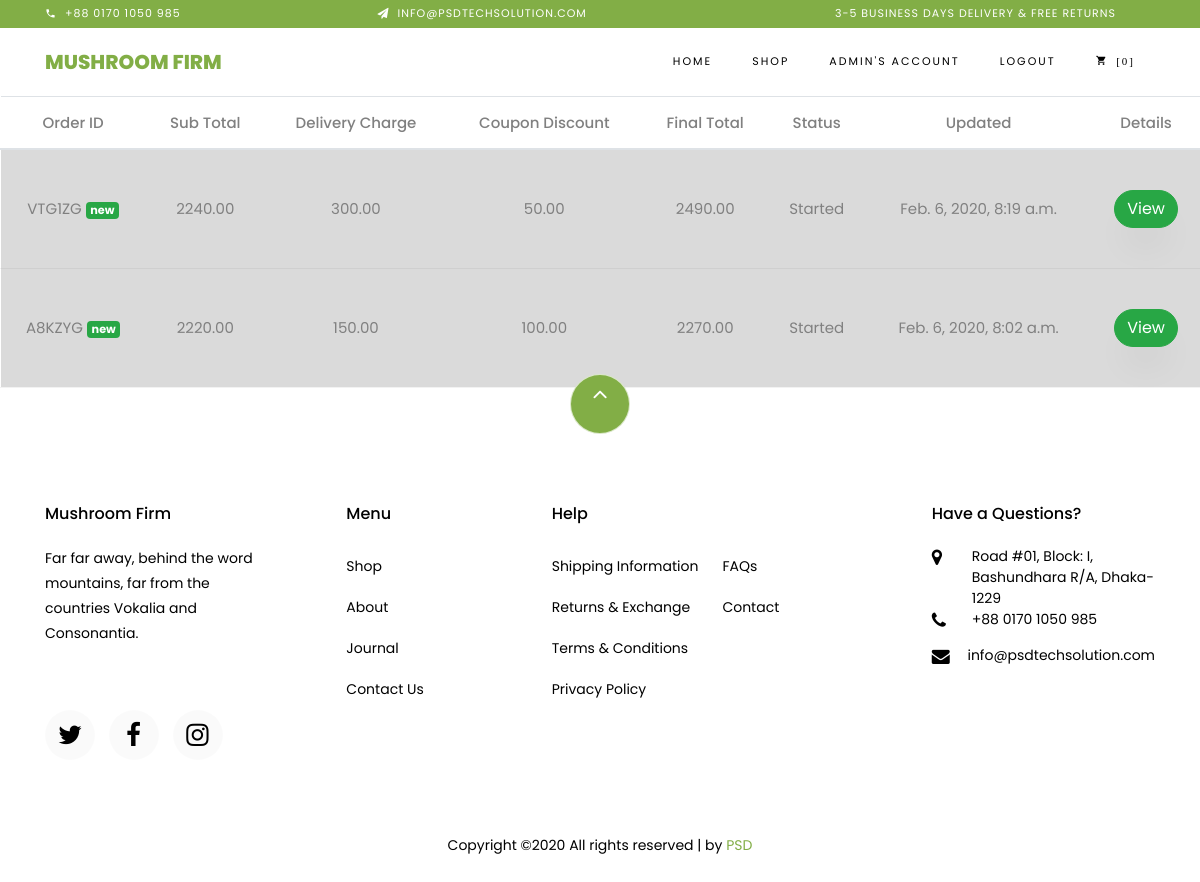
Before: /adminorder/ (signed in) with the older database file.
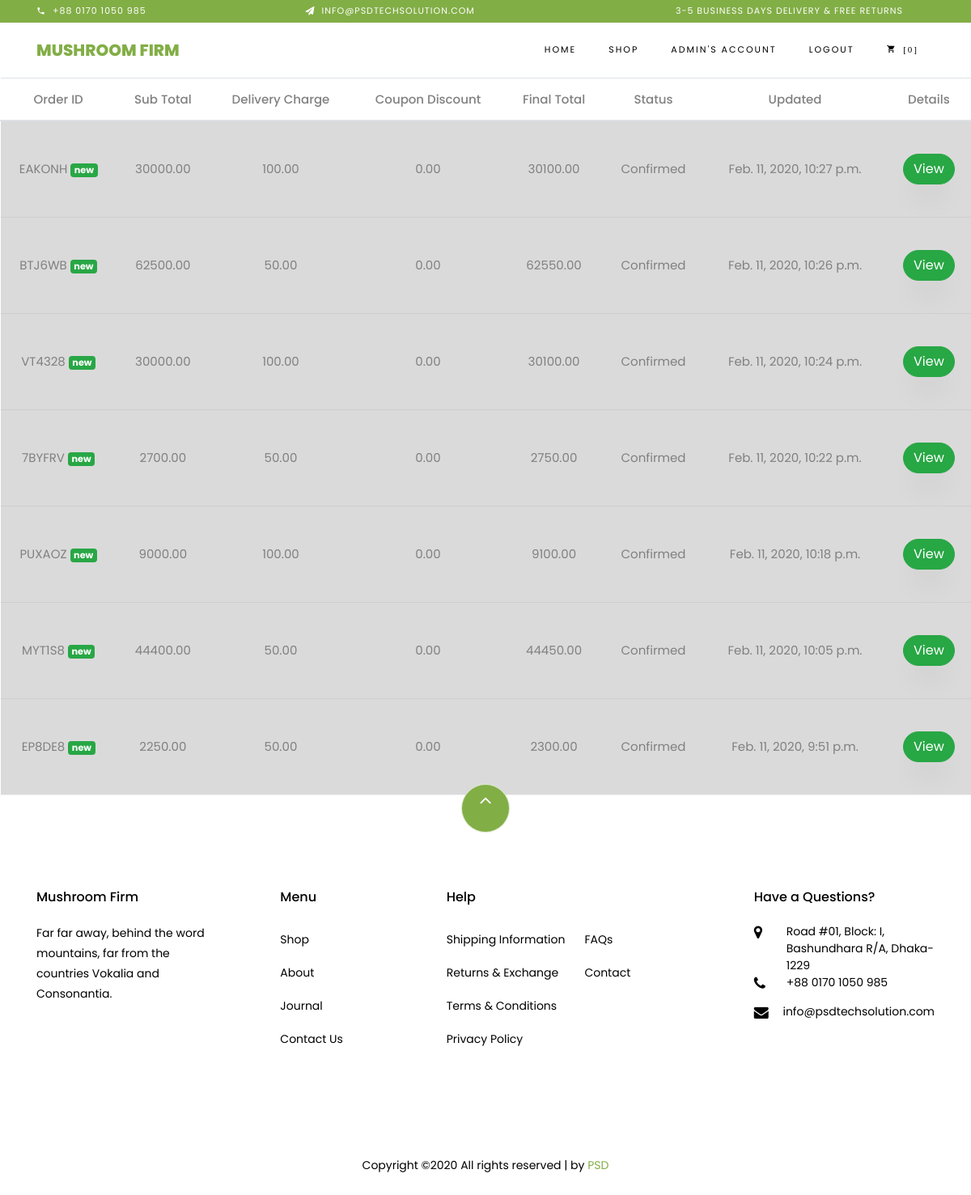
After: the same page with the newer database file.
### orders/models.py (models this page shows)
class Order(models.Model):
    user = models.ForeignKey(User, blank=True, null=True, on_delete = models.CASCADE)
    cart = models.ForeignKey(Cart, on_delete=models.CASCADE)
    address = models.TextField(default="")
    district = models.CharField(max_length=120, default="")
    area = models.CharField(max_length=120, default="")
    zipcode = models.CharField(max_length=120, default="")
    phone_no = models.CharField(max_length=120, default="")
    order_id = models.CharField(max_length=120, default="ABC", unique=True)
    sub_total = models.DecimalField(max_digits=1000, decimal_places=2, default=0.00)
    delivery_charge = models.DecimalField(max_digits=1000, decimal_places=2, default=0.00)
    coupon_discount = models.DecimalField(max_digits=1000, decimal_places=2, default=0.00)
    payment_method = models.CharField(max_length=120, choices=PAYMENT_CHOICES, default="Cash in delivery")
    final_total = models.DecimalField(max_digits=1000, decimal_places=2, default=0.00)
    status = models.CharField(max_length=120, choices=STATUS_CHOICES, default="Started")
    viewed = models.BooleanField(default=False)
    timestamp = models.DateTimeField(auto_now_add=True)
    updated = models.DateTimeField(auto_now=True)
    def __str__(self):
        return self.order_id

### orders/views.py (the view)
# urls.py: url(r'^adminorder/$', viewOrdersAdminInterface, name="orders_admin"),
@staff_member_required
def viewOrdersAdminInterface(request):
    orders = Order.objects.order_by('viewed', '-updated')
    template = 'order/order_admin.html'
    context = {'orders': orders}
    return render(request, template, context)

### templates/order/order_admin.html (shortened to what this page needs)
{% extends 'base.html' %}
{% block content %}
<table class="table table-hover">
        <thead>
            <tr>
            <th scope="col">Order ID</th>
            <th scope="col">Sub Total</th>
            <th scope="col">Delivery Charge</th>
            <th scope="col">Coupon Discount</th>
            <th scope="col">Final Total</th>
            <th scope="col">Status</th>
            <th scope="col">Updated</th>
            <th scope="col">Details</th>
            </tr>
        </thead>
        <tbody>
            {% for order in orders %}
            {% if order.viewed == False %}
            <tr class="table-active">
            <td>{{order}}
                <span class="badge badge-success">new</span>
            </td>
            <td>{{order.sub_total}}</td>
            <td>{{order.delivery_charge}}</td>
            <td>{{order.coupon_discount}}</td>
            <td>{{order.final_total}}</td>
            <td>{{order.status}}</td>
            <td>{{order.updated}}</td>
            <td> <a href="{% url 'order_details' order.order_id %}"><button class="btn btn-success">View</button> </a> </td>
            </tr>
            {% endif %}
            {% endfor %}
        </tbody>
    </table>
{% endblock %}

### templates/base.html (shortened to what this page needs)
<!DOCTYPE html>
<html lang="en">
<head>
    {% load static %}
    <link rel="stylesheet" href="{% static 'css/open-iconic-bootstrap.min.css' %}">
    <link rel="stylesheet" href="{% static 'css/animate.css' %}">
    <link rel="stylesheet" href="{% static 'css/owl.carousel.min.css' %}">
    <link rel="stylesheet" href="{% static 'css/owl.theme.default.min.css' %}">
    <link rel="stylesheet" href="{% static 'css/magnific-popup.css' %}">
    <link rel="stylesheet" href="{% static 'css/aos.css' %}">
    <link rel="stylesheet" href="{% static 'css/ionicons.min.css' %}">
    <link rel="stylesheet" href="{% static 'css/bootstrap-datepicker.css' %}">
    <link rel="stylesheet" href="{% static 'css/jquery.timepicker.css' %}">
    <link rel="stylesheet" href="{% static 'css/flaticon.css' %}">
    <link rel="stylesheet" href="{% static 'css/icomoon.css' %}">
    <link rel="stylesheet" href="{% static 'css/style.css' %}">
</head>
<body class="goto-here">
    {% include 'top_navbar.html' %}
    {% block content %}
    {% endblock %}
    {% include 'footer.html' %}
</body>
</html>

### templates/top_navbar.html (shortened to what this page needs)
<div class="py-1 bg-primary">
    <div class="container">
        <div class="row no-gutters d-flex align-items-start align-items-center px-md-0">
            <div class="col-lg-12 d-block">
                <div class="row d-flex">
                    <div class="col-md pr-4 d-flex topper align-items-center">
                        <div class="icon mr-2 d-flex justify-content-center align-items-center"><span class="icon-phone2"></span></div>
                        <span class="text">+88 0170 1050 985</span>
                    </div>
                    <div class="col-md pr-4 d-flex topper align-items-center">
                        <div class="icon mr-2 d-flex justify-content-center align-items-center"><span class="icon-paper-plane"></span></div>
                        <span class="text">info@psdtechsolution.com</span>
                    </div>
                    <div class="col-md-5 pr-4 d-flex topper align-items-center text-lg-right">
                        <span class="text">3-5 Business days delivery &amp; Free Returns</span>
                    </div>
                </div>
            </div>
        </div>
      </div>
</div>
<nav class="navbar navbar-expand-lg navbar-dark ftco_navbar bg-dark ftco-navbar-light" id="ftco-navbar">
    <div class="container">
      <a class="navbar-brand" href="{% url 'home' %}">Mushroom Firm</a>
      <div class="collapse navbar-collapse" id="ftco-nav">
        <ul class="navbar-nav ml-auto">
          <li class="nav-item active"><a href="{% url 'home' %}" class="nav-link">Home</a></li>
          <li class="nav-item"><a href="{% url 'products' %}" class="nav-link">Shop</a></li>
          <li class="nav-item">
              {% if not user.is_authenticated %}
              <a href="{% url 'register' %}" class="nav-link">Sign-up</a>
                {% else %}
              <a href="#" class="nav-link">{{user.username}}'s Account</a>
                {% endif %}
          </li>
          <li class="nav-item">
              {% if not user.is_authenticated %}
              <a href="{% url 'login' %}" class="nav-link">Login</a>
              {% else %}
              <a href="{% url 'logout' %}" class="nav-link">Logout</a>
              {% endif %}
          </li>
          <li class="nav-item cta cta-colored"><a href="{% url 'viewCart' %}" class="nav-link"><span id="cart_menu" class="icon-shopping_cart">
              {% if not request.session.item_count %}
              [0]
              {% else %}
              [{{request.session.item_count}}]
              {% endif %}</a></li>
        </ul>
      </div>
    </div>
  </nav>

### templates/footer.html
<footer class="ftco-footer ftco-section">
<div class="container">
<div class="row">
    <div class="mouse">
                <a href="#" class="mouse-icon">
                    <div class="mouse-wheel"><span class="ion-ios-arrow-up"></span></div>
                </a>
            </div>
</div>
<div class="row mb-5">
<div class="col-md">
    <div class="ftco-footer-widget mb-4">
    <h2 class="ftco-heading-2">Mushroom Firm</h2>
    <p>Far far away, behind the word mountains, far from the countries Vokalia and Consonantia.</p>
    <ul class="ftco-footer-social list-unstyled float-md-left float-lft mt-5">
        <li class="ftco-animate"><a href="#"><span class="icon-twitter"></span></a></li>
        <li class="ftco-animate"><a href="#"><span class="icon-facebook"></span></a></li>
        <li class="ftco-animate"><a href="#"><span class="icon-instagram"></span></a></li>
    </ul>
    </div>
</div>
<div class="col-md">
    <div class="ftco-footer-widget mb-4 ml-md-5">
    <h2 class="ftco-heading-2">Menu</h2>
    <ul class="list-unstyled">
        <li><a href="{% url 'products' %}" class="py-2 d-block">Shop</a></li>
        <li><a href="#" class="py-2 d-block">About</a></li>
        <li><a href="#" class="py-2 d-block">Journal</a></li>
        <li><a href="#" class="py-2 d-block">Contact Us</a></li>
    </ul>
    </div>
</div>
<div class="col-md-4">
    <div class="ftco-footer-widget mb-4">
    <h2 class="ftco-heading-2">Help</h2>
    <div class="d-flex">
        <ul class="list-unstyled mr-l-5 pr-l-3 mr-4">
            <li><a href="#" class="py-2 d-block">Shipping Information</a></li>
            <li><a href="#" class="py-2 d-block">Returns &amp; Exchange</a></li>
            <li><a href="#" class="py-2 d-block">Terms &amp; Conditions</a></li>
            <li><a href="#" class="py-2 d-block">Privacy Policy</a></li>
        </ul>
        <ul class="list-unstyled">
            <li><a href="#" class="py-2 d-block">FAQs</a></li>
            <li><a href="#" class="py-2 d-block">Contact</a></li>
        </ul>
        </div>
    </div>
</div>
<div class="col-md">
    <div class="ftco-footer-widget mb-4">
        <h2 class="ftco-heading-2">Have a Questions?</h2>
        <div class="block-23 mb-3">
        <ul>
            <li><span class="icon icon-map-marker"></span><span class="text">Road #01, Block: I, Bashundhara R/A, Dhaka-1229</span></li>
            <li><a href="#"><span class="icon icon-phone"></span><span class="text">+88 0170 1050 985</span></a></li>
            <li><a href="#"><span class="icon icon-envelope"></span><span class="text">info@psdtechsolution.com</span></a></li>
        </ul>
        </div>
    </div>
</div>
</div>
<div class="row">
<div class="col-md-12 text-center">
    <p>
                Copyright &copy;<script>document.write(new Date().getFullYear());</script> All rights reserved |  by <a href="{% url 'home' %}" >PSD</a>
                </p>
</div>
</div>
</div>
</footer>

### static/static_files/css/icomoon.css (style rules this page uses)
[class^="icon-"], [class*=" icon-"] { font-family: 'icomoon' !important; speak: none; font-style: normal; font-weight: normal; font-variant: normal; text-transform: none; line-height: 1; -webkit-font-smoothing: antialiased; -moz-osx-font-smoothing: grayscale; }
.icon-map-marker:before { content: "\f041"; }
.icon-phone:before { content: "\f095"; }
.icon-envelope:before { content: "\f0e0"; }
.icon-paper-plane:before { content: "\f1d8"; }
.icon-phone2:before { content: "\e0cd"; }
.icon-shopping_cart:before { content: "\e8cc"; }

Changed rows visible on the page:
removed Order: order "VTG1ZG", sub_total "2240.00", delivery_charge "300.00", coupon_discount "50.00", final_total "2490.00", status "Started", updated "Feb. 6, 2020, 8:19 a.m."
removed Order: order "A8KZYG", sub_total "2220.00", delivery_charge "150.00", coupon_discount "100.00", final_total "2270.00", status "Started", updated "Feb. 6, 2020, 8:02 a.m."
added Order: order "EAKONH", sub_total "30000.00", delivery_charge "100.00", coupon_discount "0.00", final_total "30100.00", status "Confirmed", updated "Feb. 11, 2020, 10:27 p.m."
added Order: order "BTJ6WB", sub_total "62500.00", delivery_charge "50.00", coupon_discount "0.00", final_total "62550.00", status "Confirmed", updated "Feb. 11, 2020, 10:26 p.m."
added Order: order "VT4328", sub_total "30000.00", delivery_charge "100.00", coupon_discount "0.00", final_total "30100.00", status "Confirmed", updated "Feb. 11, 2020, 10:24 p.m."
added Order: order "7BYFRV", sub_total "2700.00", delivery_charge "50.00", coupon_discount "0.00", final_total "2750.00", status "Confirmed", updated "Feb. 11, 2020, 10:22 p.m."
added Order: order "PUXAOZ", sub_total "9000.00", delivery_charge "100.00", coupon_discount "0.00", final_total "9100.00", status "Confirmed", updated "Feb. 11, 2020, 10:18 p.m."
added Order: order "MYT1S8", sub_total "44400.00", delivery_charge "50.00", coupon_discount "0.00", final_total "44450.00", status "Confirmed", updated "Feb. 11, 2020, 10:05 p.m."
added Order: order "EP8DE8", sub_total "2250.00", delivery_charge "50.00", coupon_discount "0.00", final_total "2300.00", status "Confirmed", updated "Feb. 11, 2020, 9:51 p.m."
